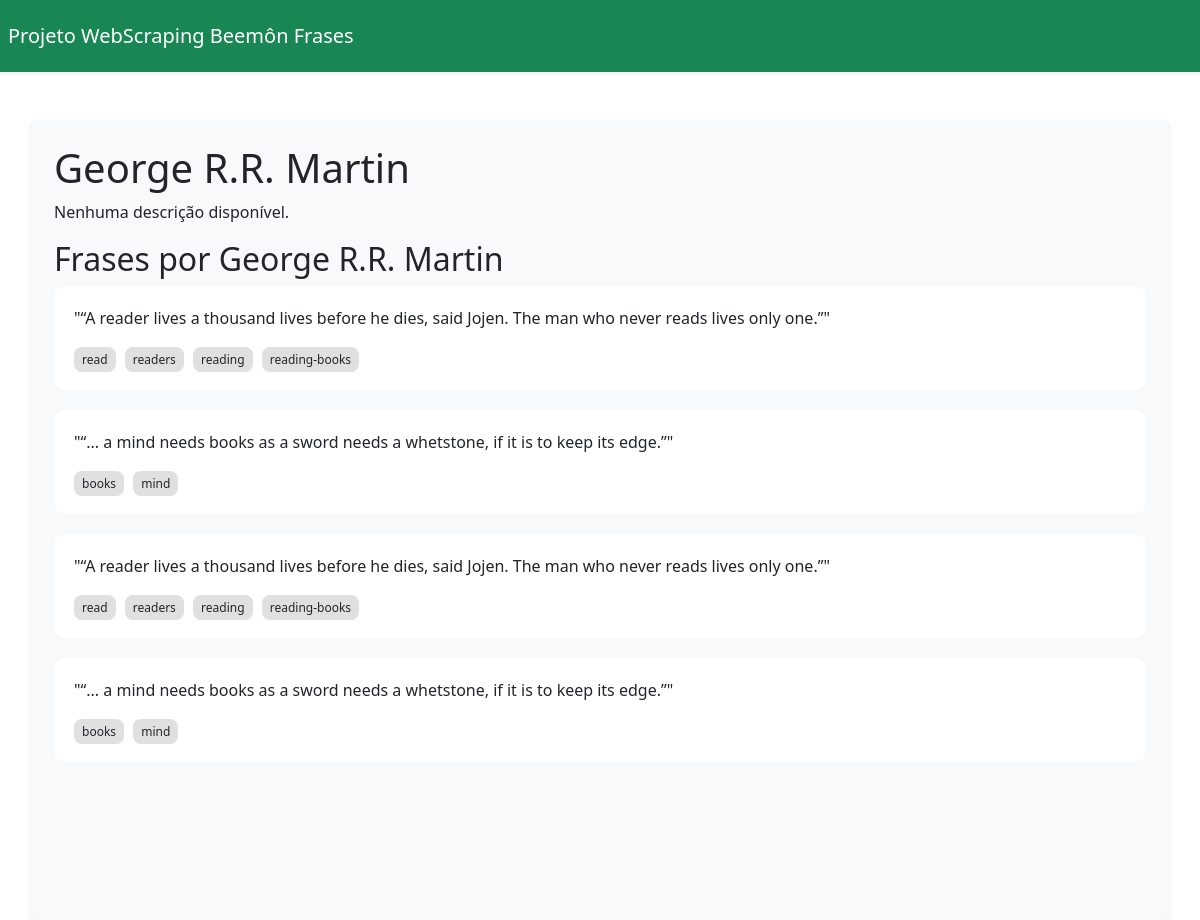
Page /author/George R.R. Martin/ on the committed database.
### scraping/models.py (models this page shows)
class Author(models.Model):
    name = models.CharField(max_length=256, unique=True, primary_key=True)
    born = models.CharField(max_length=128, blank=True, null=True)
    description = models.TextField(blank=True, null=True)

class Quote(models.Model):
    text = models.CharField(max_length=1024, blank=True, null=True)
    author = models.ForeignKey(Author, blank=True, null=True, on_delete=models.DO_NOTHING)
    tags = models.ManyToManyField(Tag)

class Tag(models.Model):
    name = models.CharField(max_length=256, unique=True, primary_key=True)

### scraping/views.py (the view)
# urls.py: path('author/<str:name>/', views.AuthorDetailView.as_view(), name='author_detail'),
class AuthorDetailView(View):
    def get(self, request, name):
        author = get_object_or_404(models.Author, name=name)
        quotes = models.Quote.objects.filter(author=author)
        context = {
            'author': author,
            'quotes': quotes
        }
        return render(request, 'author_detail.html', context)

### scraping/templates/author_detail.html (shortened to what this page needs)
{% extends "main.html" %}
{% block content %}
    <div class="author-card">
        <h1>{{ author.name }}</h1>
        {% if author.description %}
            <p>{{ author.description }}</p>
        {% else %}
            <p>Nenhuma descrição disponível.</p>
        {% endif %}
    </div>
    <h2>Frases por {{ author.name }}</h2>
    {% if quotes %}
        {% for quote in quotes %}
            <div class="quote-card">
                <blockquote>"{{ quote.text }}"</blockquote>
                <div class="quote-tags">
                    {% for tag in quote.tags.all %}
                        <span>{{ tag.name }}</span>
                    {% endfor %}
                </div>
            </div>
        {% endfor %}
    {% else %}
        <p>Esse autor não tem frases.</p>
    {% endif %}
{% endblock %}

### scraping/templates/main.html (style rules this page uses)
.quote-card { background-color: white; border-radius: 12px; padding: 20px; margin-bottom: 20px; transition: transform 0.2s; }
.quote-tags span { background-color: #e0e0e0; border-radius: 8px; padding: 4px 8px; margin-right: 5px; font-size: 12px; }

### rows in the picture
Author: name "George R.R. Martin"
Quote: text "“A reader lives a thousand lives before he dies, said Jojen. The man who never reads lives only one.”"
Tag: name "read"
Tag: name "readers"
Tag: name "reading"
Tag: name "reading-books"
Quote: text "“... a mind needs books as a sword needs a whetstone, if it is to keep its edge.”"
Tag: name "books"
Tag: name "mind"
Quote: text "“A reader lives a thousand lives before he dies, said Jojen. The man who never reads lives only one.”"
Quote: text "“... a mind needs books as a sword needs a whetstone, if it is to keep its edge.”"
